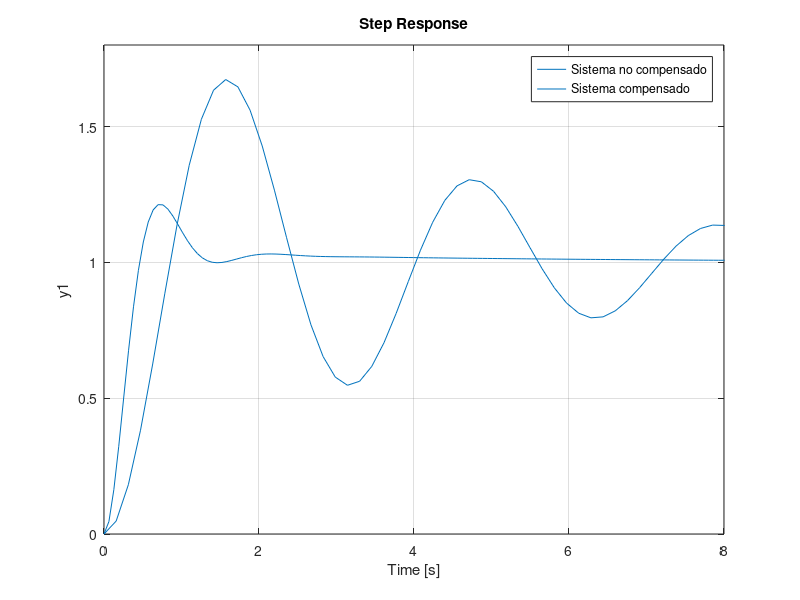
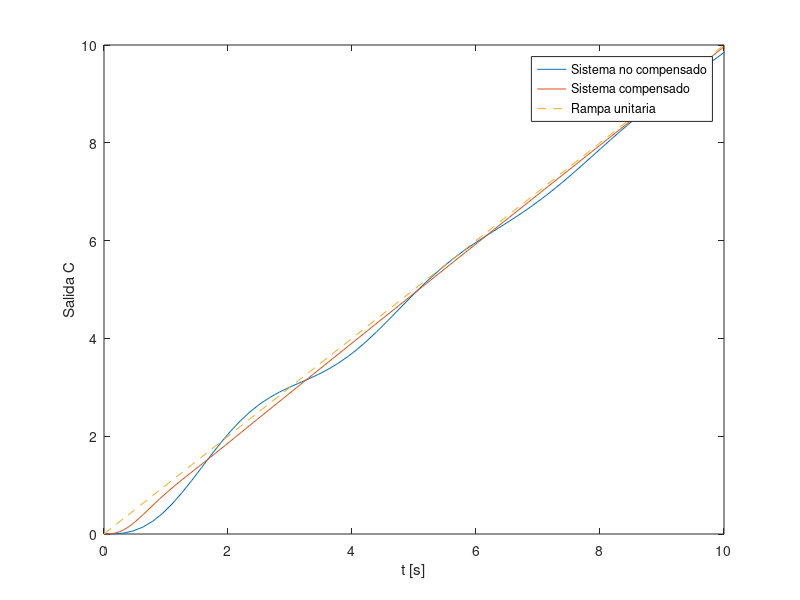
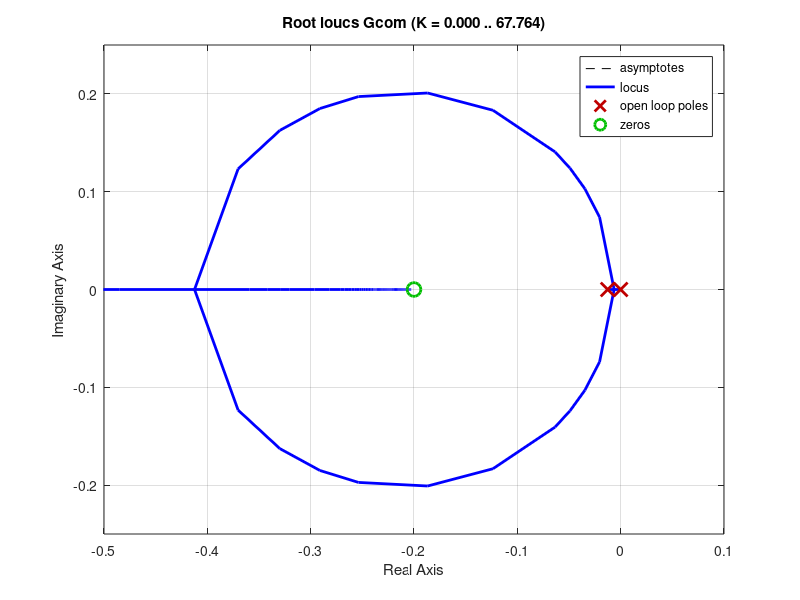

Reproduce these figures in MATLAB, in order.
s = tf('s');
Gunc = 4/(s^2 + 0.5*s);
Gcom = (s + 0.2)/(s*(s+5.02)*(s+0.01247));
figure(1), rlocus(Gunc)
figure(2), rlocus(Gcom)
figure(3), rlocus(Gcom), axis([-0.5 0.1 -0.25 0.25])

%% Respuesta paso
figure(1), cla
step(feedback(Gunc,1)), hold on
step(feedback(25.4*Gcom,1)), hold off
legend('Sistema no compensado','Sistema compensado')
axis([0 8 0 1.8])

%% Respuesta rampa
[yunc,tunc] = step(feedback(Gunc,1)/s);
[ycom,tcom] = step(feedback(25.4*Gcom,1)/s);
figure(2), cla
plot(tunc,yunc), hold on
plot(tcom,ycom)
plot(tunc,tunc,'--'), hold off
xlabel('t [s]')
ylabel('Salida C')
legend('Sistema no compensado','Sistema compensado','Rampa unitaria')
axis([0 10 0 10])